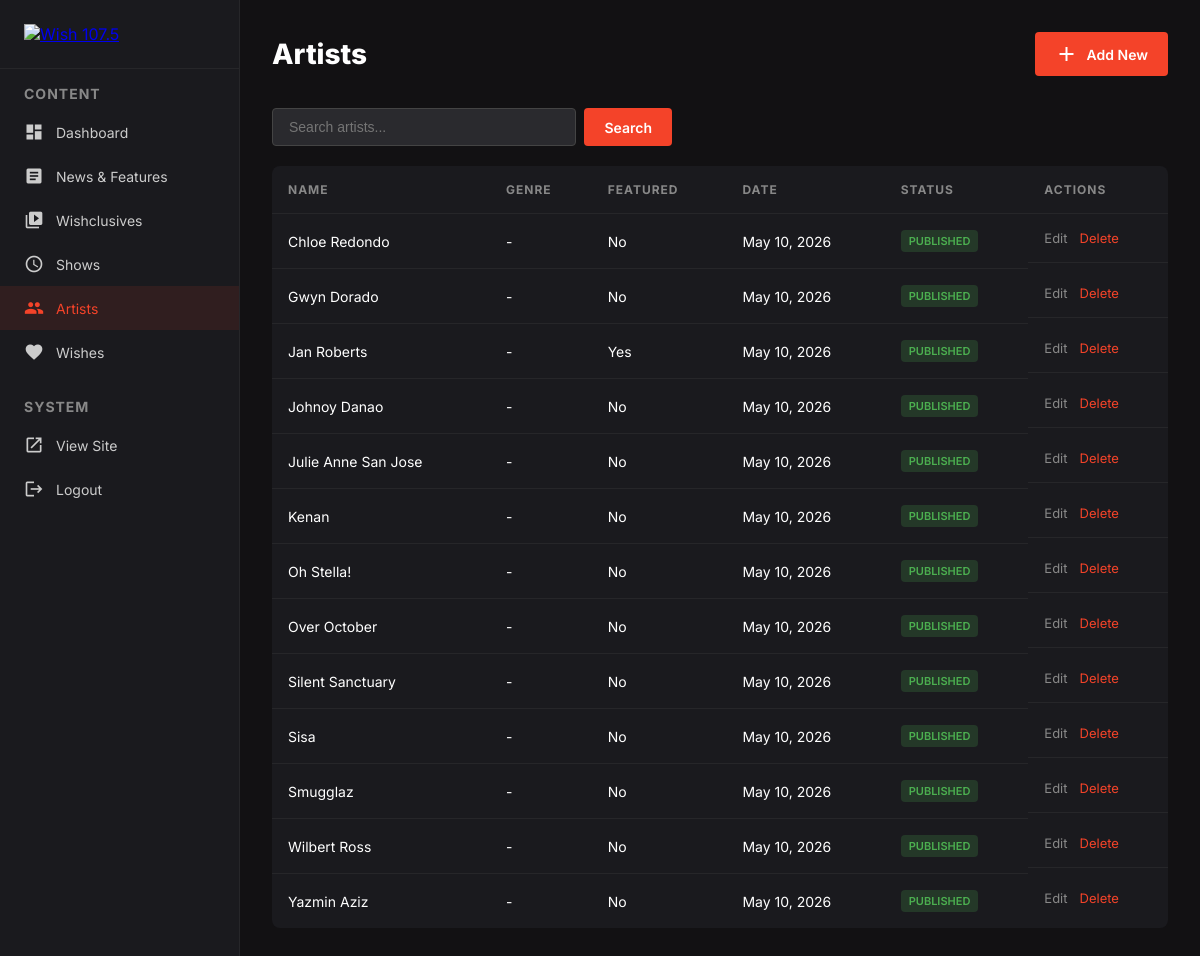
Screenshot of /admin/artists.php (signed in) with the database file from the repository.
### tables this page shows
CREATE TABLE `artists` (
  `id` int(11) NOT NULL,
  `name` varchar(255) NOT NULL,
  `slug` varchar(255) NOT NULL,
  `bio` text DEFAULT NULL,
  `image` varchar(255) DEFAULT NULL,
  `genre` varchar(100) DEFAULT NULL,
  `social_facebook` varchar(255) DEFAULT NULL,
  `social_instagram` varchar(255) DEFAULT NULL,
  `social_twitter` varchar(255) DEFAULT NULL,
  `social_spotify` varchar(255) DEFAULT NULL,
  `featured` tinyint(1) DEFAULT 0,
  `status` enum('draft','published') DEFAULT 'published',
  `created_at` timestamp NOT NULL DEFAULT current_timestamp(),
  `updated_at` timestamp NOT NULL DEFAULT current_timestamp() ON UPDATE current_timestamp()
);

### db.php (called while the page is built, shortened)
<?php
function getDB() {
    static $pdo = null;
    if ($pdo === null) {
        try {
            $dsn = "mysql:host=" . DB_HOST . ";dbname=" . DB_NAME . ";charset=utf8mb4";
            $pdo = new PDO($dsn, DB_USER, DB_PASS, [
                PDO::ATTR_ERRMODE => PDO::ERRMODE_EXCEPTION,
                PDO::ATTR_DEFAULT_FETCH_MODE => PDO::FETCH_ASSOC,
                PDO::ATTR_EMULATE_PREPARES => false,
            ]);
        } catch (PDOException $e) {
            die("Connection failed: " . $e->getMessage());
        }
    }
    return $pdo;
}
function fetchAll($sql, $params = []) {
    try {
        $stmt = getDB()->prepare($sql);
        $stmt->execute($params);
        return $stmt->fetchAll();
    } catch (Exception $e) {
        return [];
    }
}

### admin/artists.php (the view, shortened to what this page needs)
<?php
require_once '../db.php';
$search = isset($_GET['search']) ? trim($_GET['search']) : '';
$page = isset($_GET['page']) ? max(1, intval($_GET['page'])) : 1;
$perPage = 15;
$offset = ($page - 1) * $perPage;
if ($search) {
    $total = fetchOne("SELECT COUNT(*) as count FROM artists WHERE name LIKE ?", ["%$search%"]);
    $items = fetchAll("SELECT * FROM artists WHERE name LIKE ? ORDER BY name ASC LIMIT ? OFFSET ?", ["%$search%", $perPage, $offset]);
} else {
    $items = fetchAll("SELECT * FROM artists ORDER BY name ASC LIMIT ? OFFSET ?", [$perPage, $offset]);
}
?><!DOCTYPE html>
<html lang="en">
<head>
    <link rel="stylesheet" href="admin-style.css">
</head>
<body>
    <div class="sidebar">
        <div class="logo"><a href="dashboard.php"><img src="https://cdn.prod.website-files.com/66e1987f36e4944240bc5ab8/6701637328a69477c92c2652_Wish-Logo.svg" alt="Wish 107.5"></a></div>
        <h2>Content</h2>
        <nav>
            <a href="dashboard.php"><span class="material-icons icon">dashboard</span> Dashboard</a>
            <a href="news.php"><span class="material-icons icon">article</span> News &amp; Features</a>
            <a href="wishclusives.php"><span class="material-icons icon">video_library</span> Wishclusives</a>
            <a href="shows.php"><span class="material-icons icon">schedule</span> Shows</a>
            <a href="artists.php" class="active"><span class="material-icons icon">people</span> Artists</a>
            <a href="wishes.php"><span class="material-icons icon">favorite</span> Wishes</a>
        </nav>
        <h2 style="margin-top:24px">System</h2>
        <nav>
            <a href="../index.php" target="_blank"><span class="material-icons icon">open_in_new</span> View Site</a>
            <a href="logout.php"><span class="material-icons icon">logout</span> Logout</a>
        </nav>
    </div>
    <div class="main">
        <div class="main-header">
            <h1>Artists</h1>
            <a href="artists-add.php" class="btn"><span class="material-icons">add</span> Add New</a>
        </div>
        <form method="GET" style="margin-bottom:20px">
            <div style="display:flex;gap:8px;max-width:400px">
                <input type="text" name="search" placeholder="Search artists..." value="<?= htmlspecialchars($search) ?>" style="flex:1;padding:10px 16px;background:#2a2a2e;border:1px solid #444;border-radius:4px;color:#fff;font-size:14px">
                <button type="submit" class="btn">Search</button>
            </div>
        </form>
        <table>
            <thead>
                <tr>
                    <th>Name</th>
                    <th>Genre</th>
                    <th>Featured</th>
                    <th>Date</th>
                    <th>Status</th>
                    <th>Actions</th>
                </tr>
            </thead>
            <tbody>
                <?php foreach ($items as $item): ?>
                <tr>
                    <td><?= htmlspecialchars($item['name']) ?></td>
                    <td><?= htmlspecialchars($item['genre'] ?: '-') ?></td>
                    <td><?= $item['featured'] ? 'Yes' : 'No' ?></td>
                    <td><?= date('M j, Y', strtotime($item['created_at'])) ?></td>
                    <td><span class="status-badge <?= $item['status'] ?>"><?= $item['status'] ?></span></td>
                    <td class="table-actions">
                        <a href="artists-edit.php?id=<?= $item['id'] ?>">Edit</a>
                        <a href="artists-edit.php?id=<?= $item['id'] ?>&delete=1" onclick="return confirm('Delete this artist?')" style="color:#f44329">Delete</a>
                    </td>
                </tr>
                <?php endforeach; ?>
            </tbody>
        </table>
    </div>
</body>
</html>

### admin/admin-style.css (style rules this page uses)
* { margin: 0; padding: 0; box-sizing: border-box; }
body { font-family: 'Inter', sans-serif; background: #121113; color: #fff; }
.sidebar { position: fixed; top: 0; left: 0; bottom: 0; width: 240px; background: #1a1a1e; border-right: 1px solid rgba(255,255,255,0.05); padding: 24px 0; overflow-y: auto; }
.sidebar .logo { padding: 0 24px 24px; border-bottom: 1px solid rgba(255,255,255,0.05); margin-bottom: 16px; }
.sidebar .logo img { width: 40px; }
.sidebar h2 { font-size: 14px; font-weight: 700; color: #888; text-transform: uppercase; letter-spacing: 1px; padding: 0 24px; margin-bottom: 8px; }
.sidebar nav a { display: flex; align-items: center; gap: 12px; padding: 12px 24px; color: #ccc; text-decoration: none; font-size: 14px; transition: all 0.2s; }
.sidebar nav a:hover, .sidebar nav a.active { background: rgba(244,67,41,0.1); color: #f44329; }
.sidebar nav a .icon { font-size: 20px; }
.main { margin-left: 240px; padding: 32px; min-height: 100vh; }
.main-header { display: flex; align-items: center; justify-content: space-between; margin-bottom: 32px; }
.main-header h1 { font-size: 28px; font-weight: 800; }
.btn { display: inline-flex; align-items: center; gap: 8px; padding: 10px 20px; background: #f44329; color: #fff; border: none; border-radius: 4px; font-size: 14px; font-weight: 600; cursor: pointer; text-decoration: none; font-family: inherit; }
table { width: 100%; border-collapse: collapse; background: #1a1a1e; border-radius: 8px; overflow: hidden; }
th { text-align: left; padding: 16px; font-size: 12px; text-transform: uppercase; letter-spacing: 1px; color: #888; border-bottom: 1px solid rgba(255,255,255,0.05); }
td { padding: 16px; font-size: 14px; border-bottom: 1px solid rgba(255,255,255,0.05); }
tr:last-child td { border-bottom: none; }
.table-actions { display: flex; gap: 12px; }
.table-actions a { color: #888; text-decoration: none; font-size: 13px; }
.status-badge { display: inline-block; padding: 4px 8px; border-radius: 4px; font-size: 11px; font-weight: 600; text-transform: uppercase; }
.status-badge.published { background: rgba(76,175,80,0.2); color: #4caf50; }

### rows the page displays
artists: name "Chloe Redondo", genre "-", featured "No", created_at "May 10, 2026", status "PUBLISHED"
artists: name "Gwyn Dorado", genre "-", featured "No", created_at "May 10, 2026", status "PUBLISHED"
artists: name "Jan Roberts", genre "-", featured "Yes", created_at "May 10, 2026", status "PUBLISHED"
artists: name "Johnoy Danao", genre "-", featured "No", created_at "May 10, 2026", status "PUBLISHED"
artists: name "Julie Anne San Jose", genre "-", featured "No", created_at "May 10, 2026", status "PUBLISHED"
artists: name "Kenan", genre "-", featured "No", created_at "May 10, 2026", status "PUBLISHED"
artists: name "Oh Stella!", genre "-", featured "No", created_at "May 10, 2026", status "PUBLISHED"
artists: name "Over October", genre "-", featured "No", created_at "May 10, 2026", status "PUBLISHED"
artists: name "Silent Sanctuary", genre "-", featured "No", created_at "May 10, 2026", status "PUBLISHED"
artists: name "Sisa", genre "-", featured "No", created_at "May 10, 2026", status "PUBLISHED"
artists: name "Smugglaz", genre "-", featured "No", created_at "May 10, 2026", status "PUBLISHED"
artists: name "Wilbert Ross", genre "-", featured "No", created_at "May 10, 2026", status "PUBLISHED"
artists: name "Yazmin Aziz", genre "-", featured "No", created_at "May 10, 2026", status "PUBLISHED"
